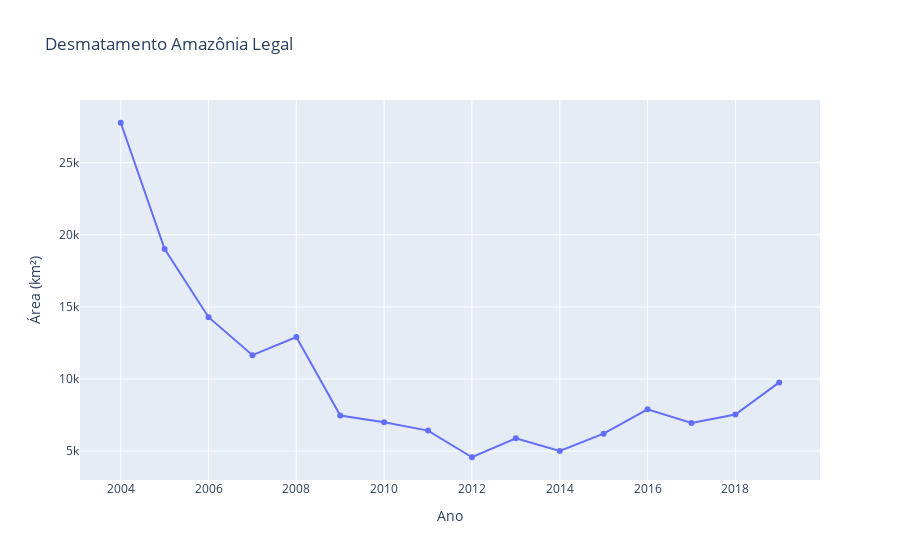

The notebook cell saved with this chart:
### Code cell
#Grafico desmatamento da amazonia por ano
fig = go.Figure()
fig.add_trace(go.Scatter(x=df['Ano/Estados'], y=df['AMZ LEGAL']))
fig.update_layout(title='Desmatamento Amazônia Legal', xaxis_title='Ano', yaxis_title='Área (km²)')
fig.show()

### Figure 1 — Plotly figure (JSON) as saved in the notebook; plotly's stock layout.template omitted (floating-point values rounded to 4 significant figures)
{"data": [{"type": "scatter", "x": [2004, 2005, 2006, 2007, 2008, 2009, 2010, 2011, 2012, 2013, 2014, 2015, 2016, 2017, 2018, 2019], "y": [27772, 19014, 14286, 11651, 12911, 7464, 7000, 6418, 4571, 5891, 5012, 6207, 7893, 6947, 7536, 9762]}], "layout": {"title": {"text": "Desmatamento Amazônia Legal"}, "xaxis": {"title": {"text": "Ano"}}, "yaxis": {"title": {"text": "Área (km²)"}}}}
